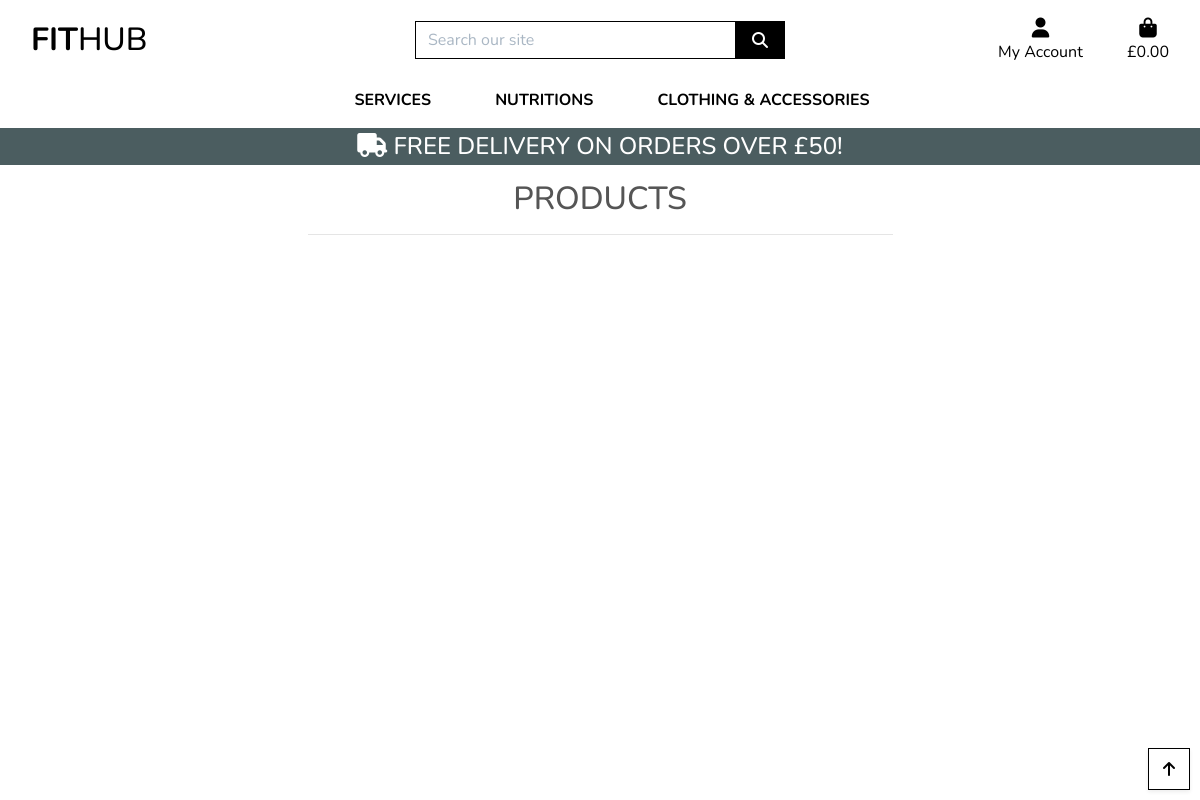
Page /products/?category=nutrition_plans on the earlier database version.
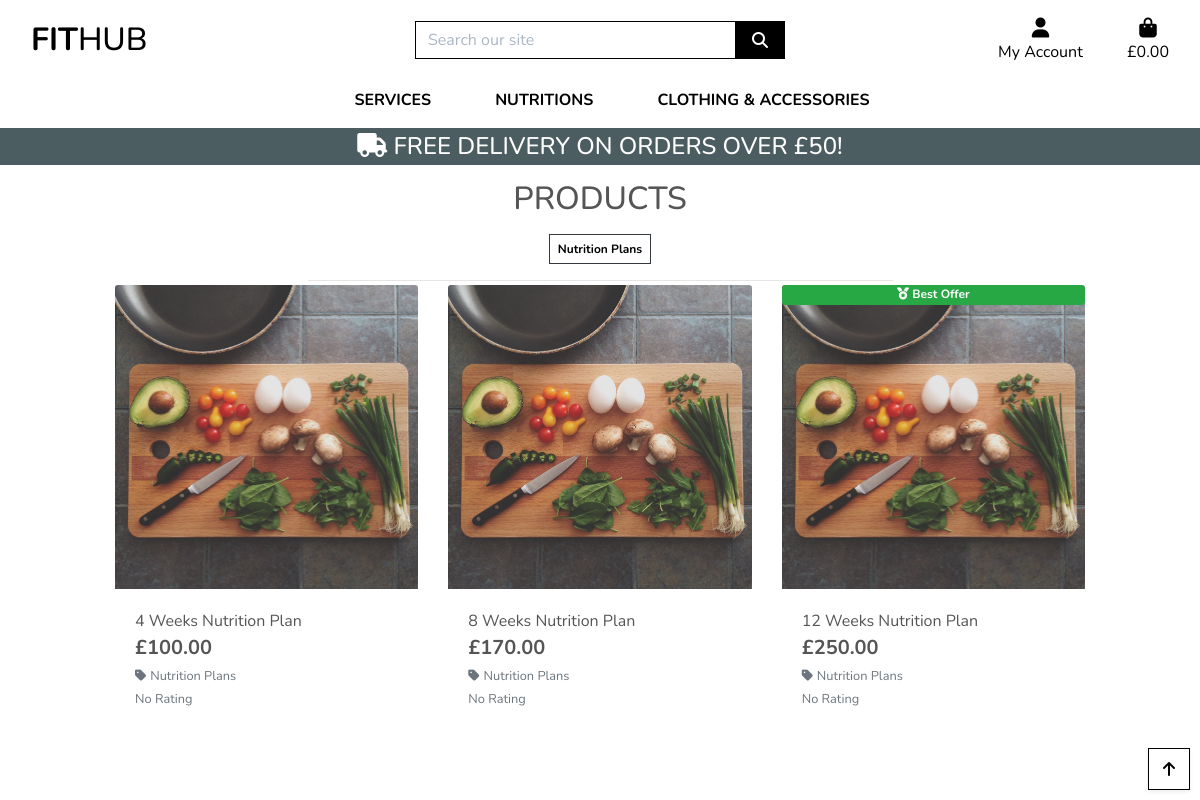
Same page on the later database version.
### products/models.py (models this page shows, shortened)
class Category(models.Model):
    class Meta:
        verbose_name_plural = 'Categories'
    name = models.CharField(max_length=254)
    friendly_name = models.CharField(max_length=254, null=True, blank=True)

class Product(models.Model):
    category = models.ForeignKey('Category', null=True, blank=True, on_delete=models.SET_NULL)
    sku = models.CharField(max_length=254, null=True, blank=True)
    name = models.CharField(max_length=254)
    description = models.TextField()
    has_sizes = models.BooleanField(default=False, null=True, blank=True)
    price = models.DecimalField(max_digits=6, decimal_places=2)
    rating = models.DecimalField(max_digits=6, decimal_places=2, null=True, blank=True)
    image_url = models.URLField(max_length=1024, null=True, blank=True)
    image = models.ImageField(null=True, blank=True)

### products/views.py (the view, shortened to what this page needs)
# urls.py: path('', views.all_products, name='products'),
def all_products(request):
    products = Product.objects.all()
    query = None
    categories = None
    sort = None
    direction = None
    if request.GET:
        if 'category' in request.GET:
            categories = request.GET['category'].split(',')
            products = products.filter(category__name__in=categories)
            categories = Category.objects.filter(name__in=categories)
    current_sorting = f'{sort}_{direction}'
    context = {
        'products': products,
        'search_term': query,
        'current_categories': categories,
        'current_sorting': current_sorting,
    }
    return render(request, 'products/products.html', context)

### bag/contexts.py (called while the page is built, shortened)
def bag_contents(request):
    bag_items = []
    total = 0
    product_count = 0
    bag = request.session.get('bag', {})
    if total < settings.FREE_DELIVERY_THRESHOLD:
        delivery = total * Decimal(settings.STANDARD_DELIVERY_PERCENTAGE / 100)
        free_delivery_delta = settings.FREE_DELIVERY_THRESHOLD - total
    else:
        delivery = 0
        free_delivery_delta = 0
    grand_total = delivery + total
    context = {
        'bag_items': bag_items,
        'total': total,
        'product_count': product_count,
        'delivery': delivery,
        'free_delivery_delta': free_delivery_delta,
        'free_delivery_threshold': settings.FREE_DELIVERY_THRESHOLD,
        'grand_total': grand_total,
    }
    return context

### products/templates/products/products.html (shortened to what this page needs)
{% extends "base.html" %}
{% load static %}
{% block page_header %}
    <div class="container header-container">
    </div>
{% endblock %}
{% block content %}
    <div class="overlay"></div>
    <div class="container-fluid">
        <div class="row">
            <div class="col text-center mt-3">
                <h2 class="logo-font">Products</h2>
                {% for c in current_categories %}
                    <a class="category-badge text-decoration-none" href="{% url 'products' %}?category={{ c.name }}">
                        <span class="p-2 mt-2 badge badge-white text-black rounded-0 border border-dark">{{ c.friendly_name }} </span>
                    </a>
                {% endfor %}
                <hr class="w-50 mb-1">
            </div>
        </div>
        <div class="row">
            <div class="product-container col-10 offset-1">
                <div class="row">
                    {% for product in products %}
                        <div class="col-sm-6 col-md-6 col-lg-4 col-xl-4">
                            <div class="card h-100 border-0">
                                {% if product.image %}
                                <a href="{% url 'product_detail' product.id %}">
                                    <img class="card-img-top img-fluid" src="{{ product.image.url }}" alt="{{ product.name }}">
                                    {% if product.id == 57 or product.id == 60 or product.id == 63 %}
                                        <span class="badge badge-success card-img-overlay best-offer-badge"><i class="fas fa-medal"></i> Best Offer</span>
                                    {% endif %}
                                </a>
                                {% else %}
                                <a href="{% url 'product_detail' product.id %}">
                                    <img class="card-img-top img-fluid" src="{{ MEDIA_URL }}noimage.png" alt="{{ product.name }}">
                                </a>
                                {% endif %}
                                <div class="card-body pb-0">
                                    <p class="mb-0">{{ product.name }}</p>
                                </div>
                                <div class="card-footer bg-white pt-0 border-0 text-left">
                                    <div class="row">
                                        <div class="col">
                                            <p class="lead mb-0 text-left font-weight-bold">£{{ product.price }}</p>
                                            {% if product.category %}
                                            <p class="small mt-1 mb-0">
                                                <a class="text-muted" href="{% url 'products' %}?category={{ product.category.name }}">
                                                    <i class="fas fa-tag mr-1"></i>{{ product.category.friendly_name }}
                                                </a>
                                            </p>
                                            {% endif %}
                                            {% if product.rating %}
                                                <small class="text-muted"><i class="fas fa-star mr-1"></i>{{ product.rating }} / 5</small>
                                            {% else %}
                                                <small class="text-muted">No Rating</small>
                                            {% endif %}
                                        </div>
                                    </div>
                                </div>
                            </div>
                        </div>
                    {% endfor %}
                </div>
            </div>
        </div>
    </div>
    <div class="btt-button shadow-sm rounded-0 border border-black">
        <a class="btt-link d-flex h-100">
            <i class="fas fa-arrow-up text-black mx-auto my-auto"></i>
        </a>
    </div>
{% endblock %}

### templates/base.html (shortened to what this page needs)
{% load static %}
<!doctype html>
<html lang="en">
  <head>
    {% block corecss %}
    <link rel="stylesheet" href="https://stackpath.bootstrapcdn.com/bootstrap/4.4.1/css/bootstrap.min.css">
    <link rel="stylesheet" href="{% static 'css/base.css' %}">
    {% endblock %}
  </head>
  <body>
    <header class="container-fluid fixed-top">
        <div id="topnav" class="row bg-white pt-lg-2 d-none d-lg-flex">
            <div class="col-12 col-lg-4 my-auto py-1 py-lg-0 text-center text-lg-left">
                <a href="{% url 'home' %}" class="nav-link main-logo-link">
                    <h2 class="logo-font text-black my-0"><strong>Fit</strong>Hub</h2>
                </a>
            </div>
            <div class="col-12 col-lg-4 my-auto py-1 py-lg-0">
                <form method="GET" action="{% url 'products' %}">
                    <div class="input-group w-100">
                        <input class="form-control border border-black rounded-0" type="text" name="q" placeholder="Search our site">
                        <div class="input-group-append">
                            <button class="form-control btn btn-black border border-black rounded-0" type="submit">
                                <span class="icon">
                                    <i class="fas fa-search"></i>
                                </span>
                            </button>
                        </div>
                    </div>
                </form>
            </div>
            <div class="col-12 col-lg-4 my-auto py-1 py-lg-0">
                <ul class="list-inline list-unstyled text-center text-lg-right my-0">
                    <li class="list-inline-item dropdown">
                        <a class="text-black nav-link" href="#" id="user-options" data-toggle="dropdown" aria-haspopup="true" aria-expanded="false">
                            <div class="text-center">
                                <div><i class="fas fa-user fa-lg"></i></div>
                                <p class="my-0">My Account</p>
                            </div>
                        </a>
                    </li>
                    <li class="list-inline-item">
                        <a class="{% if grand_total %}text-info font-weight-bold{% else %}text-black{% endif %} nav-link" href="{% url 'view_bag' %}">
                            <div class="text-center">
                                <div><i class="fas fa-shopping-bag fa-lg"></i></div>
                                <p class="my-0">
                                    {% if grand_total %}
                                        £{{ grand_total|floatformat:2 }}
                                    {% else %}
                                        £0.00
                                    {% endif %}
                                </p>
                            </div>
                        </a>
                    </li>
                </ul>
            </div>
        </div>
        <div class="row bg-white">
            <nav class="navbar navbar-expand-lg navbar-light w-100">
                {% include 'includes/main-nav.html' %}
            </nav>
        </div>
        <div id="delivery-banner" class="row text-center delivery-banner">
            <div class="col text-white">
                <h4 class="logo-font my-1"><i class="fas fa-truck"></i> Free delivery on orders over £{{ free_delivery_threshold }}!</h4>
            </div>
        </div>
    </header>
    {% block page_header %}
    {% endblock %}
    {% block content %}
    {% endblock %}
  </body>
</html>

### templates/includes/main-nav.html (shortened to what this page needs)
<div class="collapse navbar-collapse" id="main-nav">
    <ul class="navbar-nav w-auto mx-auto">
        <li class="nav-item dropdown">
            <a class="logo-font font-weight-bold nav-link text-black mr-5" href="#" id="services-link"
                data-toggle="dropdown" aria-haspopup="true" aria-expanded="false">
                Services
            </a>
        </li>
        <li class="nav-item dropdown">
            <a class="logo-font font-weight-bold nav-link text-black mr-5" href="#" id="nutritions-link"
                data-toggle="dropdown" aria-haspopup="true" aria-expanded="false">
                Nutritions
            </a>
        </li>
        <li class="nav-item dropdown">
            <a class="logo-font font-weight-bold nav-link text-black" href="#" id="clothing-link" data-toggle="dropdown"
                aria-haspopup="true" aria-expanded="false">
                Clothing &amp; Accessories
            </a>
        </li>
    </ul>
</div>

### static/css/base.css (style rules this page uses)
html { height: 100%; }
body { background: url('/media/home_page_background.jpg') no-repeat center center fixed; background-size: cover; height: calc(100vh - 164px); color: #555; font-family: 'Nunito', sans-serif; }
.icon { align-items: center; display: inline-flex; justify-content: center; height: 1.5rem; width: 1.5rem; }
.logo-font { text-transform: uppercase; }
.main-logo-link { width: fit-content; }
.btn-black { background: black; color: white; }
.text-black { color: #000 !important; }
.border-black { border: 1px solid black !important; }
.btt-button { height: 42px; width: 42px; position: fixed; bottom: 10px; right: 10px; }
.btt-link, .update-link, .remove-item { cursor: pointer; }
input[name='q']::placeholder { color: #aab7c4; }
.delivery-banner { background-color:rgba(30, 53, 57, 0.8); }
.best-offer-badge { height: 1.25rem; }
@media (min-width: 1200px) { .container { max-width: 80%; } }
@media (min-width: 992px) { .header-container { padding-top: 164px; } }

Differences in the rows shown:
added Category: friendly_name "Nutrition Plans"
added Product: image (picture), name "4 Weeks Nutrition Plan", price "100.00", category.friendly_name "Nutrition Plans", shows "No Rating"
added Product: image (picture), name "8 Weeks Nutrition Plan", price "170.00", category.friendly_name "Nutrition Plans", shows "No Rating"
added Product: image (picture), shows "Best Offer", name "12 Weeks Nutrition Plan", price "250.00", category.friendly_name "Nutrition Plans", shows "No Rating"
